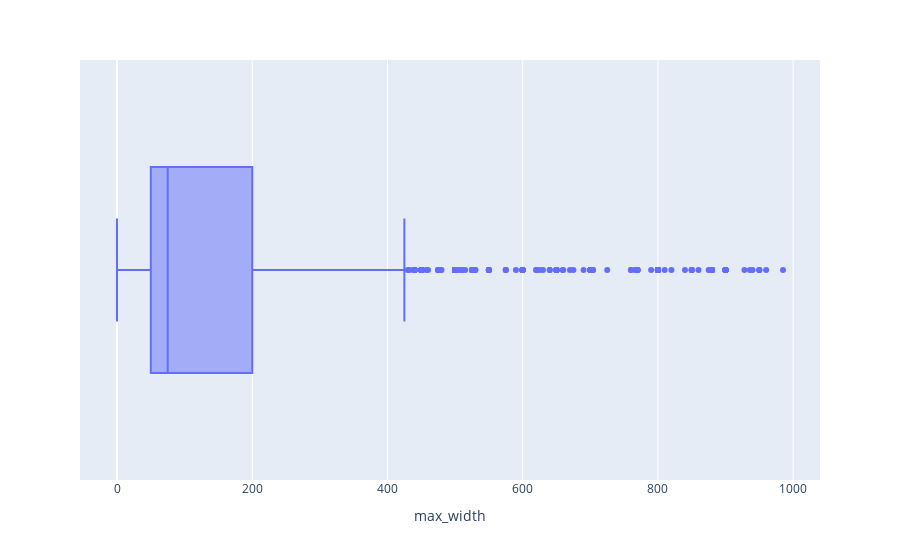

This figure's notebook cell:
### Code cell
px.box(df, x  ='max_width')

### Figure 1 — Plotly figure (JSON) as saved in the notebook; plotly's stock layout.template omitted (floating-point values rounded to 4 significant figures; data arrays with more than 128 entries replaced by an {"elided": "..."} marker saying what was removed)
{"data": [{"alignmentgroup": "True", "hovertemplate": "max_width=%{x}<extra></extra>", "legendgroup": "", "marker": {"color": "#636efa"}, "name": "", "notched": false, "offsetgroup": "", "orientation": "h", "showlegend": false, "type": "box", "x": {"elided": "3748 float values"}, "x0": " ", "xaxis": "x", "y0": " ", "yaxis": "y"}], "layout": {"boxmode": "group", "legend": {"tracegroupgap": 0}, "margin": {"t": 60}, "xaxis": {"anchor": "y", "domain": [0, 1], "title": {"text": "max_width"}}, "yaxis": {"anchor": "x", "domain": [0, 1]}}}
